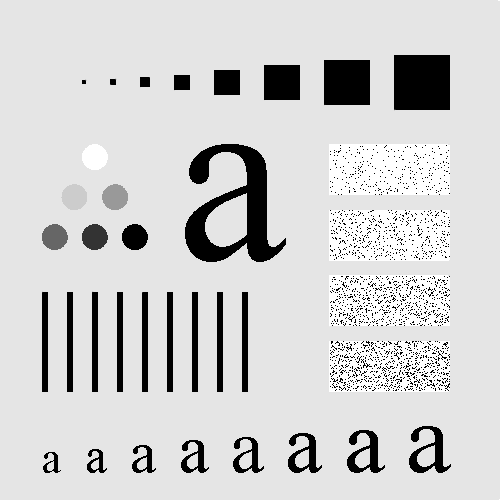
%> input picture Problem3/fig/characters_test_pattern.tif, 500 x 500 px
$ octave idealHighpass.m   (GNU Octave 9; MATLAB toolbox functions it lacks are replaced by stand-ins)
%> lines starting %> are read from the running program, lines starting %| are printed output that depends on the picture; in (x1, y1, x2, y2) boxes, pixels count from 0 and x2, y2 are one past the last pixel; in counts of white or black regions, pixels touching at a corner belong together; the program's own positions count from 1
### Problem3/SourceCode/idealHighpassFilter.m
function out = idealHighpassFilter( I, freq )
% idealHighpassFilter function: Ideal Highpass Filter
% I: input image
% freq: cut-off frequency of lowpass filter
% out: return value
[M, N] = size(I);
out = ones(M, N);
for i = 1:M
    for j = 1:N
        if(sqrt(((i-M/2)^2+(j-N/2)^2)) <= freq)
            out(i, j) = 0;
        end
    end
end

### Problem3/SourceCode/imfreqfilt.m
function out = imfreqfilt(I, ff)
% imfreqfilt function: frequency domain filtering of grayscale image
% @I: input spatial image
% @ff: applied frequency domain filter same with the original image
if (ndims(I)==3) && (size(I,3)==3) % RGB Image
    I = rgb2gray(I);
end
if (size(I) ~= size(ff))
    msg1 = sprintf('%s: The filter is not the same size with the original image, please check the input.', mfilename);
    msg2 = sprintf('%s: The filtering operation has been cancelled.', mfilename);
    eid = sprintf('Images:%s:ImageSizeNotEqual',mfilename);
    error(eid,'%s %s',msg1,msg2);
end
% fast fourier transform
f = fft2(double(I));
% move the origin point
s = fftshift(f);
% Apply filter and inverse transform
% Multiply corresponding element to implement the frequency domain filtering
out = s .* ff;
out = ifftshift(out);
out = ifft2(out);
% Modulus value
out = abs(out);
% Normalized for display
out = out/max(out(:));

### Problem3/SourceCode/idealHighpass.m
%% Ideal High Filter
clear; clc; close all;
I = imread('../fig/characters_test_pattern.tif');
%> I is the input picture: size 500x500 uint8; min 0, max 255, mean 207.4

figure('Name', 'Origin Image');
imshow(I);

% Generate filter
ff = idealHighpassFilter(I, 10);
%> after the loop in idealHighpassFilter, `for i = 1:M`:
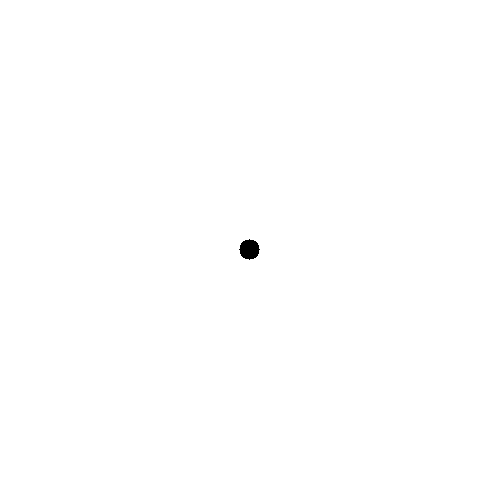
%> out: size 500x500 double; values 0 (black) and 1 (white), 99.9% white; 1 black region, box (x1, y1, x2, y2) and area: (239, 239, 260, 260) 317
% Apply filter
out = imfreqfilt(I, ff);

% [8 lines of commented-out code are left out]

figure('Name', 'Ideal HPF, freq = 10');
imshow(out);

% [8 lines of commented-out code are left out]

%%
% Generate filter
ff = idealHighpassFilter(I, 30);
%> call 2 of idealHighpassFilter, with freq = 30
%> after the loop in idealHighpassFilter (call 2), `for i = 1:M`:
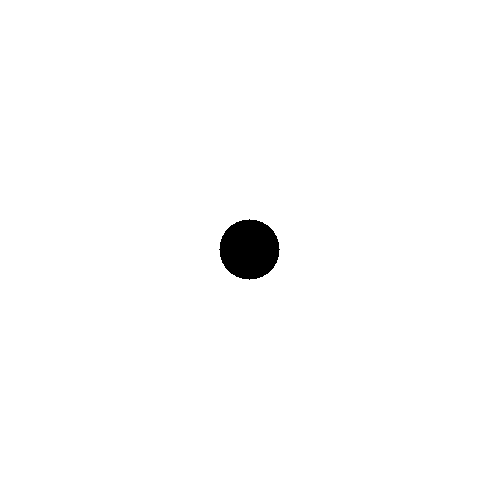
%> out: size 500x500 double; values 0 (black) and 1 (white), 98.9% white; 1 black region, box (x1, y1, x2, y2) and area: (219, 219, 280, 280) 2821
% Apply filter
out = imfreqfilt(I, ff);
%> in imfreqfilt (call 2), `out = abs(out);`:
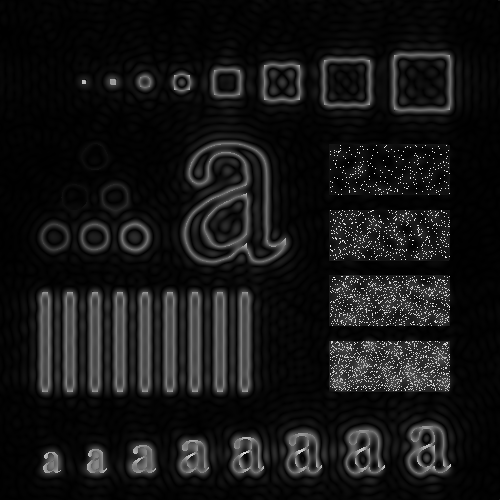
%> out: size 500x500 double; min 0.0118, max 256.6, mean 21.9; drawn with min black and max white

figure('Name', 'Ideal HPF, freq = 30');
imshow(out);

% [8 lines of commented-out code are left out]
%%
% Generate filter
ff = idealHighpassFilter(I, 60);
%> call 3 of idealHighpassFilter, with freq = 60
%> after the loop in idealHighpassFilter (call 3), `for i = 1:M`:
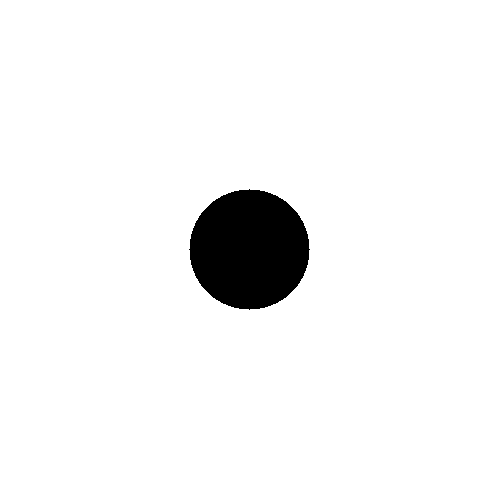
%> out: size 500x500 double; values 0 (black) and 1 (white), 95.5% white; 1 black region, box (x1, y1, x2, y2) and area: (189, 189, 310, 310) 11289
% Apply filter
out = imfreqfilt(I, ff);
%> in imfreqfilt (call 3), `out = abs(out);`:
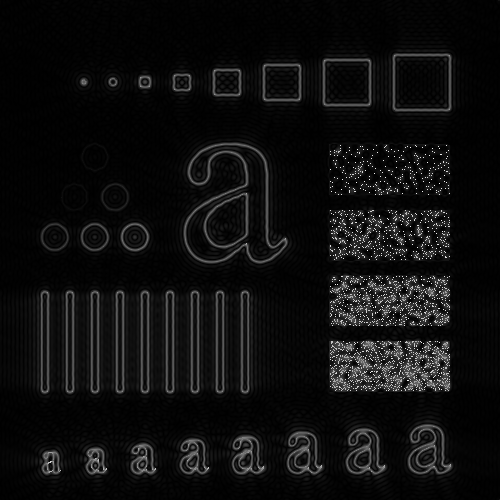
%> out: size 500x500 double; min 0.016, max 259.7, mean 15; drawn with min black and max white

figure('Name', 'Ideal HPF, freq = 60');
imshow(out);

% [8 lines of commented-out code are left out]
%%
% Generate filter
ff = idealHighpassFilter(I, 160);
%> call 4 of idealHighpassFilter, with freq = 160
%> after the loop in idealHighpassFilter (call 4), `for i = 1:M`:
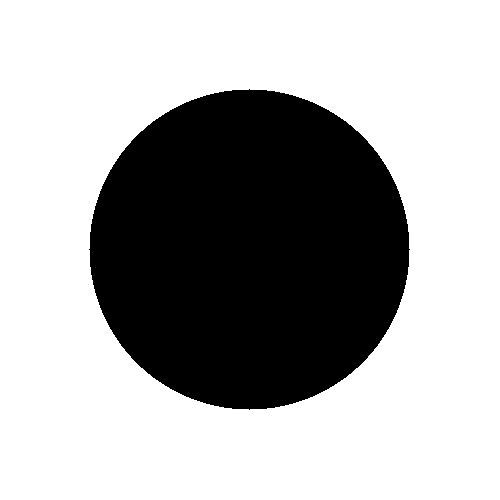
%> out: size 500x500 double; values 0 (black) and 1 (white), 67.8% white; 1 black region, box (x1, y1, x2, y2) and area: (89, 89, 410, 410) 80381
% Apply filter
out = imfreqfilt(I, ff);
%> in imfreqfilt (call 4), `out = abs(out);`:
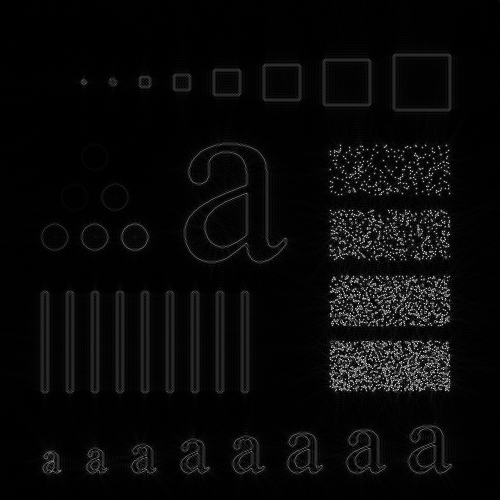
%> out: size 500x500 double; min 0.00366, max 255.4, mean 9.6; drawn with min black and max white

figure('Name', 'Ideal HPF, freq = 160');
imshow(out);
%%
% Generate filter
ff = idealHighpassFilter(I, 460);
%> after the loop in idealHighpassFilter (call 5), `for i = 1:M`: out: size 500x500 double; every value is 0
% Apply filter
out = imfreqfilt(I, ff);
%> in imfreqfilt (call 5), `out = s .* ff;`: out: size 500x500 double; every value is 0
%> in imfreqfilt (call 5), `out = ifftshift(out);`: out: size 500x500 double; every value is 0
%> in imfreqfilt (call 5), `out = out/max(out(:));`: out: size 500x500 double; every value is NaN or infinite

figure('Name', 'Ideal HPF, freq = 460');
imshow(out);
